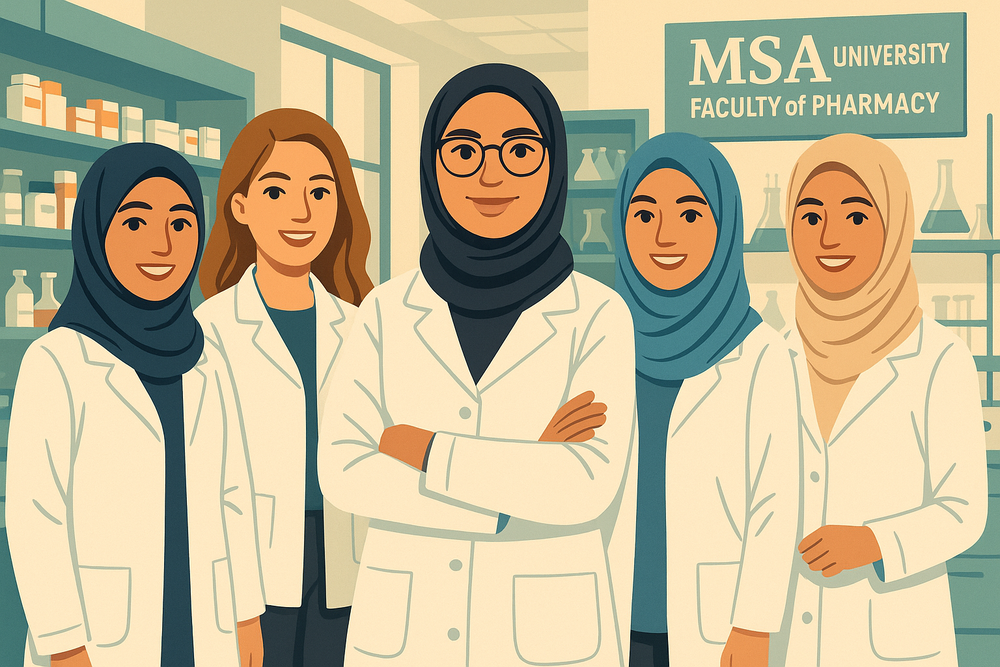
#> input picture Team.png, 1000 x 667 px, shrunk from 1536 x 1024 before the run
$ python -i BoxCapture.py   (imports and definitions only)
#> lines starting #> are read from the running program, lines starting #| are printed output that depends on the picture; after the words box and inside, x2 and y2 are one past the last pixel; in counts of white or black regions, pixels touching at a corner belong together
#> further down, picture is the input picture: shape (667, 1000, 3); mean B, G, R 149.1, 181.8, 192.5
#!/usr/bin/env python3
# -*- coding: utf-8 -*-
"""
Single image bright object cropper
@author: noob
"""
import cv2

class BoxCapture:
    def find_biggest_box(self , image, threshold_value=100):
        """Find the biggest bright object box in image."""
#> called with threshold_value = 100
        gray = cv2.cvtColor(image, cv2.COLOR_BGR2GRAY)
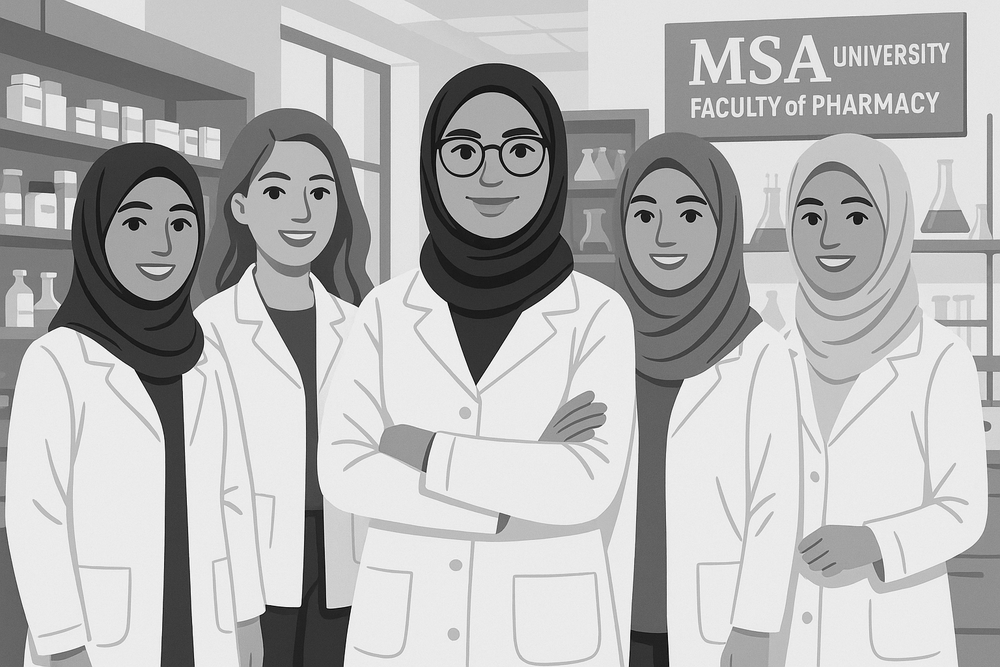
#> gray: shape (667, 1000); min 0, max 253, mean 181.3
        gray = cv2.GaussianBlur(gray, (5, 5), 0)

        _, mask = cv2.threshold(gray, threshold_value, 255, cv2.THRESH_BINARY)
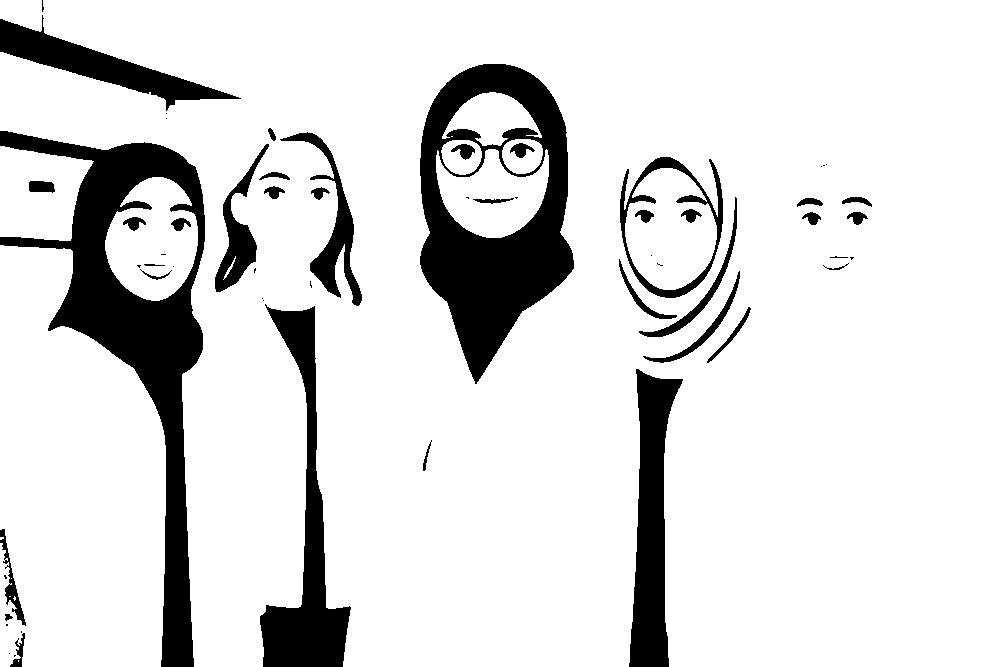
#> mask: shape (667, 1000); 86.5% white; 59 black regions (23 under 20 px), largest, box (x1, y1, x2, y2) and area: (0, 131, 205, 667) 27600, (420, 64, 574, 384) 23475, (260, 304, 351, 667) 10521
        kernel = cv2.getStructuringElement(cv2.MORPH_ELLIPSE, (5, 5))
        mask = cv2.morphologyEx(mask, cv2.MORPH_CLOSE, kernel)
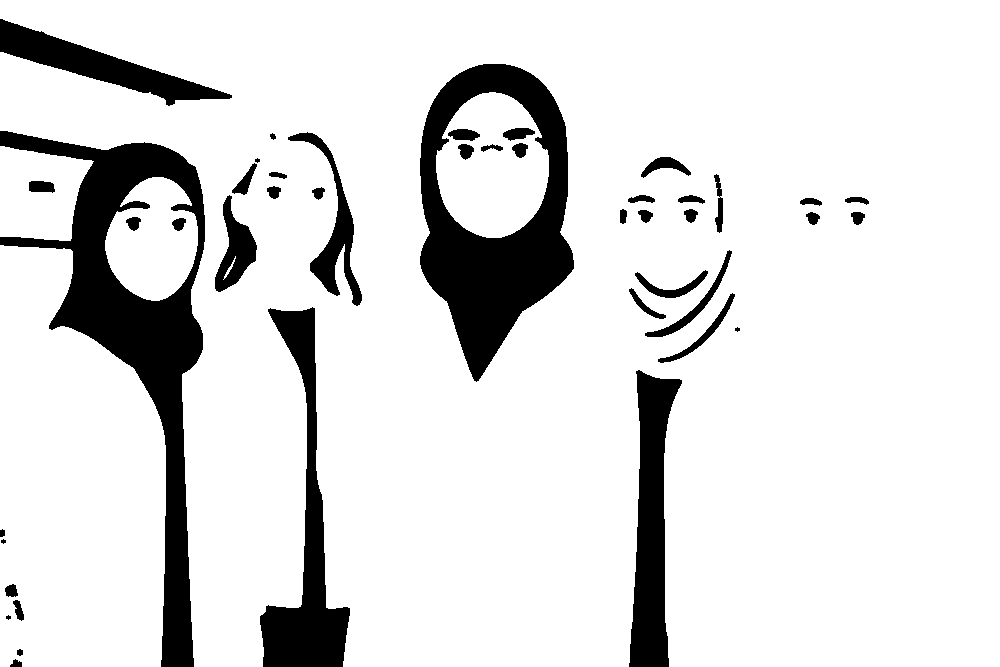
#> mask: shape (667, 1000); 87% white; 44 black regions (4 under 20 px)

        contours, _ = cv2.findContours(mask, cv2.RETR_EXTERNAL, cv2.CHAIN_APPROX_SIMPLE)
#> contours = 4 contours; box (x1, y1, x2, y2) and area: (0, 0, 1000, 667) 538704, (0, 245, 166, 667) 57150, (105, 177, 198, 301) 8175, (0, 146, 94, 241) 6634

        max_area = 0
        best_box = None
        for cnt in contours:
            x, y, w, h = cv2.boundingRect(cnt)
            # print(f"Found box: x={x}, y={y}, w={w}, h={h}")
            area = w * h
            if area > max_area:
                max_area = area
                best_box = (x, y, w, h)
#> this loop made 4 passes
#> (x, y, w, h, area, max_area) on passes 1, 4: (0, 245, 166, 422, 70052, 70052), (0, 0, 1000, 667, 667000, 667000)
#> (x, y, w, h, area) on passes 2 to 3: (105, 177, 93, 124, 11532), (0, 146, 94, 95, 8930)
#> after the loop, max_area = 667000

        return best_box

    # [42 lines left out: function process_image, not called in this run]

# [5 lines of commented-out code are left out]

>>> import cv2
>>> picture = cv2.imread('Team.png')
>>> result = BoxCapture().find_biggest_box(picture)
#> result = (0, 0, 1000, 667)
